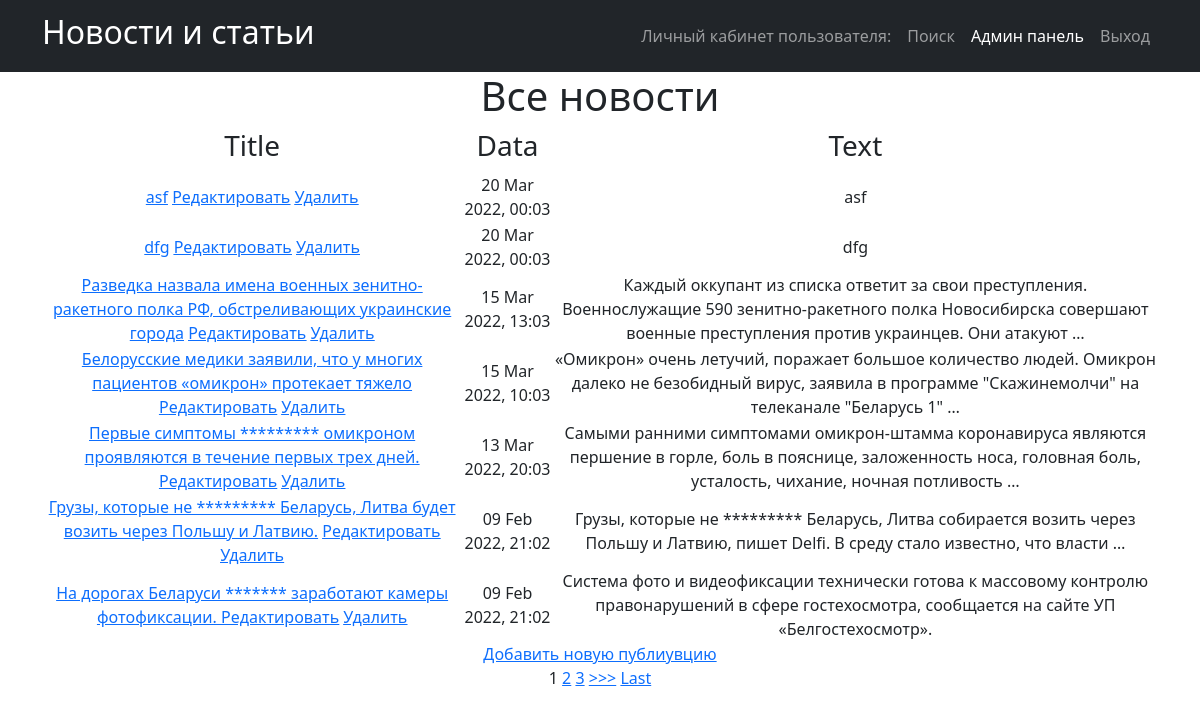
Page /news/ on the committed database.
### news_portal/models.py (models this page shows, shortened)
class Post(models.Model):
    PostAuthor = models.ForeignKey(Author, on_delete=models.CASCADE)
    NEWS = 'NW'
    ARTICLE = 'AR'
    CATEGORIES = [
        ('NW', 'Новость'),
        ('AR', 'Статья')
    ]
    categoryType = models.CharField(max_length=2, choices=CATEGORIES)
    pubData = models.DateTimeField('дата добавления', auto_now_add=True)
    postCategory = models.ManyToManyField(Category, through='postCategory')
    postTitle = models.CharField('название публикации', max_length=255)
    postText = models.TextField('текст публикации')
    postRating = models.SmallIntegerField('рейтинг публикации', default=0)

### news_portal/views.py (the view, shortened to what this page needs)
# urls.py: path('', PostList.as_view()),
class PostList(ListView):
    model = Post
    template_name = 'news.html'
    context_object_name = 'news'
    queryset = Post.objects.order_by('-id')
    paginate_by = 1
    form_class = PostForm
    def get_context_data(self, **kwargs):
        context = super().get_context_data(**kwargs)
        context['filter'] = News_filter(self.request.GET, queryset=self.get_queryset())
        return context

### news_portal/templatetags/censor.py (called while the page is built)
@register.filter(name='censor')
def censor(value):
    text = value.split()
    for word in text:
        if word.lower() in CENSOR:
            value = value.replace(word, '*' * len(word))
    return value

### templates/news.html (shortened to what this page needs)
{% extends 'flatpages/default.html' %}
{% load censor %}
{% block content %}
<h1>Все новости</h1>
    {% if news %}
    <table>
        <tr>
            <td>
                <h3>Title</h3>
            </td>
            <td>
                <h3>Data</h3>
            </td>
            <td>
                <h3>Text</h3>
            </td>
            </tr>
            {% for new in filter.qs %}
            <tr>
            <td>
               <a href="{% url 'post_detail' new.id %}">{{ new.postTitle|censor }}</a>
                <a href="{% url 'post_update' new.id %}"><u>Редактировать</u></a>
                  <a href="{% url 'post_delete' new.id %}"><u> Удалить </u></a>
            </td>
            <td>
                {{ new.pubData|date:'d M Y, H:m' }}
            </td>
            <td>
                {{ new.postText|truncatewords:20|censor }}
            </td>
        </tr>
        {% endfor %}
    </table>
<a href="{% url 'post_create' %}">Добавить новую публиувцию</a> <br>
{% if is_paginated %}
    {% for num in page_obj.paginator.page_range %}
        {% if page_obj.number == num %}
            <a>{{ num }}</a>
        {% elif num > page_obj.number|add:'-3' and num < page_obj.number|add:'3' %}
            <a href="?page={{ num }}">{{ num }}</a>
        {% endif %}
    {% endfor %}
    {% if page_obj.has_next %}
        <a href="?page={{ page_obj.next_page_number }}">>>></a>
        <a href="?page={{ page_obj.paginator.num_pages }}">Last</a>
    {% endif %}
{% endif %}
    {% else %}
    <h2> Новостей нет! </h2>
    {% endif%}
{% endblock content %}

### templates/flatpages/default.html (shortened to what this page needs)
<!DOCTYPE html>
<html lang="en">
    <head>
        {% load static %}
        <link href="{% static 'css/styles.css' %}" rel="stylesheet" />
    </head>
    <body>
        <nav class="navbar navbar-expand-lg navbar-dark bg-dark">
            <div class="container">
                <a class="navbar-brand" href=/news/><h2>Новости и статьи</h2></a>
                <div class="collapse navbar-collapse" id="navbarSupportedContent">
                    <ul class="navbar-nav ms-auto mb-2 mb-lg-0">
                        <li class="nav-item"><a class="nav-link" href=http://127.0.0.1:8000>Личный кабинет пользователя: {{request.user.username}}</a></li>
                        <li class="nav-item"><a class="nav-link" href=/news/search/>Поиск</a></li>
                        <li class="nav-item"><a class="nav-link active" aria-current="page" href=/admin/>Админ панель</a></li>
                        <li class="nav-item"><a class="nav-link" href=/sign/logout/>Выход</a></li>
                            </ul>
                </div>
            </div>
        </nav>
        <div class="container">
           <div class="row">
               <div class="col-lg-12 text-center">
                   {% block content %}{% endblock content %}
               </div>
           </div>
        </div>
    </body>
</html>

### rows in the picture
Post: postTitle|censor "asf", pubData "20 Mar 2022, 00:03", postText|censor "asf"
Post: postTitle|censor "dfg", pubData "20 Mar 2022, 00:03", postText|censor "dfg"
Post: postTitle|censor "Разведка назвала имена военных зенитно-ракетного полка РФ, обстреливающих украинские города", pubData "15 Mar 2022, 13:03", postText|censor "Каждый оккупант из списка ответит за свои преступления. Военнослужащие 590 зенитно-ракетного полка Новосибирска совершают военные преступления против украинцев. Они атакуют …"
Post: postTitle|censor "Белорусские медики заявили, что у многих пациентов «омикрон» протекает тяжело", pubData "15 Mar 2022, 10:03", postText|censor "«Омикрон» очень летучий, поражает большое количество людей. Омикрон далеко не безобидный вирус, заявила в программе \"Скажинемолчи\" на телеканале \"Беларусь 1\" …"
Post: postTitle|censor "Первые симптомы ********* омикроном проявляются в течение первых трех дней.", pubData "13 Mar 2022, 20:03", postText|censor "Самыми ранними симптомами омикрон-штамма коронавируса являются першение в горле, боль в пояснице, заложенность носа, головная боль, усталость, чихание, ночная потливость …"
Post: postTitle|censor "Грузы, которые не ********* Беларусь, Литва будет возить через Польшу и Латвию.", pubData "09 Feb 2022, 21:02", postText|censor "Грузы, которые не ********* Беларусь, Литва собирается возить через Польшу и Латвию, пишет Delfi. В среду стало известно, что власти …"
Post: postTitle|censor "На дорогах Беларуси ******* заработают камеры фотофиксации.", pubData "09 Feb 2022, 21:02", postText|censor "Система фото и видеофиксации технически готова к массовому контролю правонарушений в сфере гостехосмотра, сообщается на сайте УП «Белгостехосмотр»."

### other values in the picture
{{ num }} "1"
{{ num }} "2" "3"
